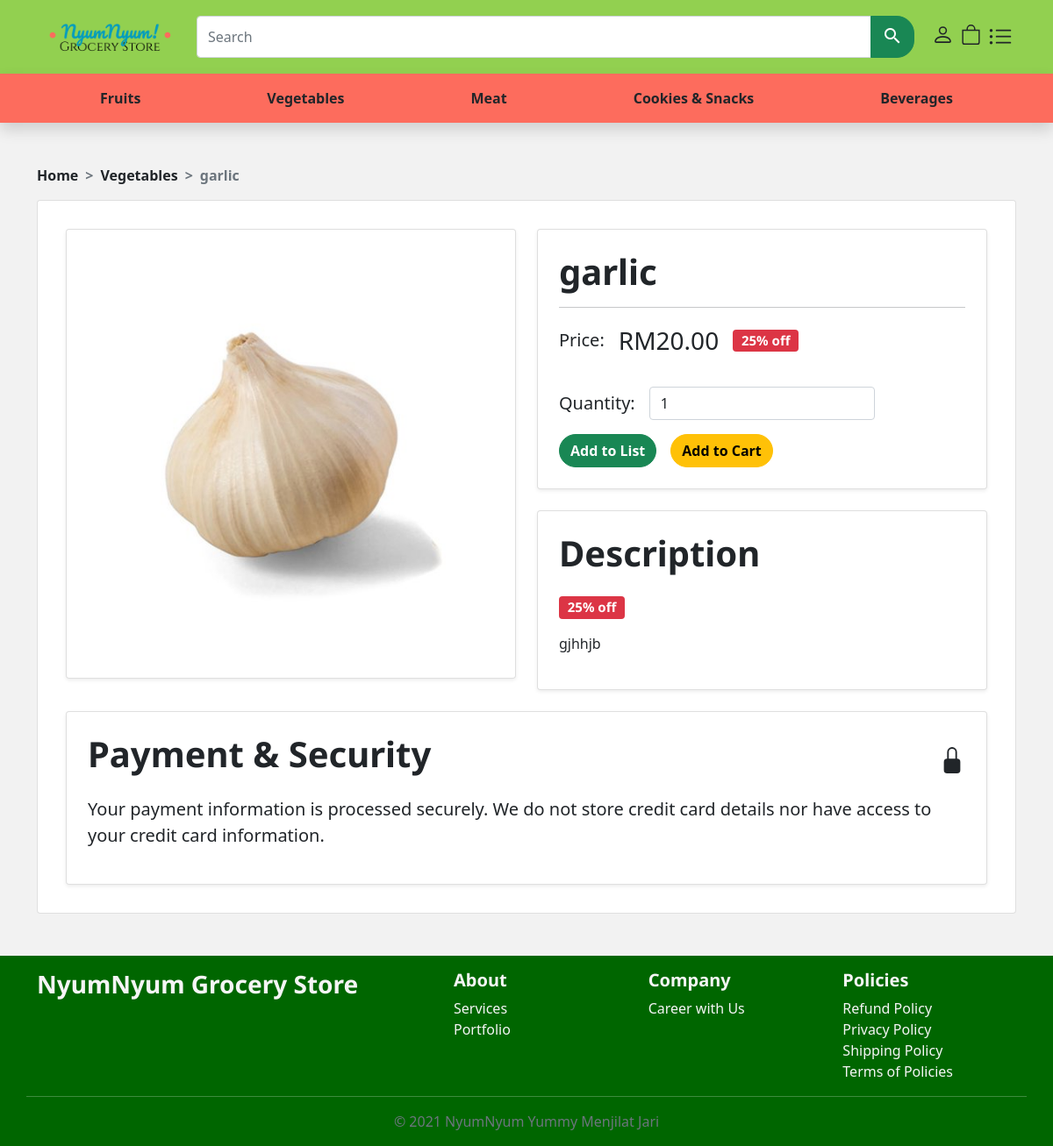
The page /src/products-closeup.php?product_id=10&p_cat_id=2 on the database its author committed.
### tables this page shows
CREATE TABLE `product_categories` (
  `p_cat_id` int(10) NOT NULL,
  `p_cat_title` text NOT NULL
);

CREATE TABLE `product` (
  `product_id` int(10) NOT NULL,
  `p_cat_id` int(11) NOT NULL,
  `date` timestamp NOT NULL DEFAULT current_timestamp(),
  `product_name` text NOT NULL,
  `sale` varchar(255) NOT NULL,
  `percentage` varchar(255) NOT NULL,
  `product_price` float(10,2) NOT NULL,
  `product_img` varchar(255) NOT NULL,
  `product_quantity` int(10) NOT NULL,
  `product_desc` text NOT NULL
);

### src/products-closeup.php (the view, shortened to what this page needs)
<?php
include("../includes/header.php");
if (isset($_GET['product_id']) && isset($_GET['p_cat_id'])) {
    $productID = $_GET['product_id'];
    $categoryID = $_GET['p_cat_id'];
    $sql = "SELECT * FROM product WHERE product_id = $productID";
    $result = mysqli_query($db, $sql);
    if (mysqli_num_rows($result) > 0) {
        while($row = mysqli_fetch_assoc($result)) { $productName = $row['product_name']; }
    } else { echo "0 results"; }
    $sql = "SELECT * FROM product_categories WHERE p_cat_id = $categoryID";
    $result = mysqli_query($db, $sql);
    if (mysqli_num_rows($result) > 0) {
        while($row = mysqli_fetch_assoc($result)) { $categoryName = $row['p_cat_title']; }
    } else { echo "0 results"; }
}
?>
    <div class="container pt-5">
        <nav style="--bs-breadcrumb-divider: '>';" aria-label="breadcrumb">
            <ol class="breadcrumb fw-bold">
                <li class="breadcrumb-item"><a href="index.php" class="text-dark text-decoration-none">Home</a></li>
                <li class="breadcrumb-item"><a href="products.php?page=1&id=<?php echo $userid ?>&p_cat_id=<?php echo $categoryID ?>"
                    class="text-dark text-decoration-none"><?php echo $categoryName ?></a>
                </li>
                <li class="breadcrumb-item active" aria-current="page"><?php echo $productName ?></li>
            </ol>
        </nav>
    </div>
    <main class="container pb-5">
        <div class="card">
            <div class="card-body m-3">
                <?php get_pro_details(); ?>
                <div class="card shadow-sm p-2">
                    <div class="card-body">
                        <div class="d-flex flex-row">
                            <h1 class="card-title pb-3 me-auto">Payment & Security</h1>
                            <svg xmlns="http://www.w3.org/2000/svg" width="30" height="30" fill="currentColor"
                                class="bi bi-lock-fill mt-3" viewBox="0 0 16 16">
                                <path
                                    d="M8 1a2 2 0 0 1 2 2v4H6V3a2 2 0 0 1 2-2zm3 6V3a3 3 0 0 0-6 0v4a2 2 0 0 0-2 2v5a2 2 0 0 0 2 2h6a2 2 0 0 0 2-2V9a2 2 0 0 0-2-2z" />
                            </svg>
                        </div>
                        <p class="fs-5">Your payment information is processed securely. We do not store credit card
                            details nor have
                            access to your credit card information.</p>
                    </div>
                </div>
            </div>
        </div>
    </main>
     <?php include("../includes/footer.php"); ?>
</body>
</html>

### functions/function.php (shortened to what this page needs)
<?php
$db = mysqli_connect("localhost", "root", "", "groceries");
                        ?>
    <?php
function get_pro_details()
{
    global $product_id,$db;
    if(isset($_GET['product_id'])){
        $product_id = $_GET['product_id'];
    }
    $query = "select * from product where product_id='$product_id'";
    $run_query = mysqli_query($db,$query);
    if($row_product=mysqli_fetch_array($run_query)){
        $product_name = $row_product['product_name'];
        $product_price = $row_product['product_price'];
        $product_img = $row_product['product_img'];
        $product_desc = $row_product['product_desc'];
        $sale = $row_product['sale'];
        $percentage = $row_product['percentage'];
        echo "
        <script src='https://ajax.googleapis.com/ajax/libs/jquery/2.1.1/jquery.min.js'></script>
        <div class='row row-cols-1 row-cols-lg-2 g-4 pb-4'>
            <div class='col'>
                <div class='card shadow-sm p-5'>
                    <img src='../admin_area/product_images/$product_img' alt='pise'>
                </div>
            </div>
            <div class='col'>
                <div class='row'>
                    <div class='col'>
                        <div class='card shadow-sm p-2 mb-4'>
                            <div class='card-body'>
                                <h1 class='card-title'>$product_name</h1>
                                ";
                                ?>
                            <?php
                            echo "
                                <hr>
                                <div class='d-flex flex-column'>
                                    <div class='d-flex flex-row align-items-center gap-3 pb-3'>
                                    ";?>
                                        <label for='price' class='fs-5 pb-3'>Price:</label>
                                        <p class='fs-3 pl-3'>RM<?=$product_price; ?> </p>
                                        <h5 class="mb-3" ><span class='badge bg-danger'><?=$percentage;?>% off</span></h5>
                                    </div>
                                    <?php echo "<form  method='post' enctype='multipart/form-data'>
                                    <div class='d-flex flex-row align-items-center gap-3 pb-3'>
                                        <label for='quantity' class='fs-5'>Quantity:</label>
        ";
        ?>
                                        <div class='dropdown'>
                                            <input type='number' class='form-control' id='op' name='quantity' value='1' min='1'>
                                        </div>
                                    </div>
                                    <div class='d-flex flex-row gap-3'>
                                    <?php
                                        if(isset($_SESSION['user'])){
                                            ?>
                                            <a href='' data-bs-toggle='modal' data-bs-target='#modalProduct' class='btn btn-success rounded-pill'>Add to List</a>
                                            <a onclick="insertToCart1()" class='btn btn-warning rounded-pill'>Add to Cart</a>
                                        <?php
                                        } else{
                                            ?>
                                            <a href="" data-bs-toggle="modal" data-bs-target="#exampleModal" class="btn btn-success rounded-pill">Add to List</a>
                                            <a href='#' data-bs-toggle='modal' data-bs-target='#exampleModal' class='btn btn-warning rounded-pill'>Add to Cart</a>
                                        <?php
                                        }
                                    ?>
                                    </div>
                                </div>
                            </div>
                        </div>
                        <div class='card shadow-sm p-2'>
                            <div class='card-body'>
                                <h1 class='card-title pb-3'>Description</h1>
                                <?php
                                if($sale == 1){
                                    ?>
                                    <h5><span class='badge bg-danger'><?=$percentage;?>% off</span></h5>
                                <?php
                                }
                                ?>
                                <p class='fs-5'><?php echo $product_desc?></p>
                            </div>
                        </div>
                    </div>
                </div>
            </div>
        </div>
    <?php
    }
}

### nyumstyle.css (style rules this page uses)
body { background-color: #f2f2f2; padding-right: 0 !important; }
h1, h2, h3, h4, h5 { font-family: "Noto Sans", sans-serif; font-weight: bold; }
.btn { border-radius: 25px; font-weight: bold; outline: none!important; }

### includes/header.php (style rules this page uses)
html { overflow-y: scroll; }

### rows shown on the page
product_categories: p_cat_title "Vegetables"
product: product_name "garlic", product_img (picture), product_price "20.00", percentage "25", product_desc "gjhhjb"
